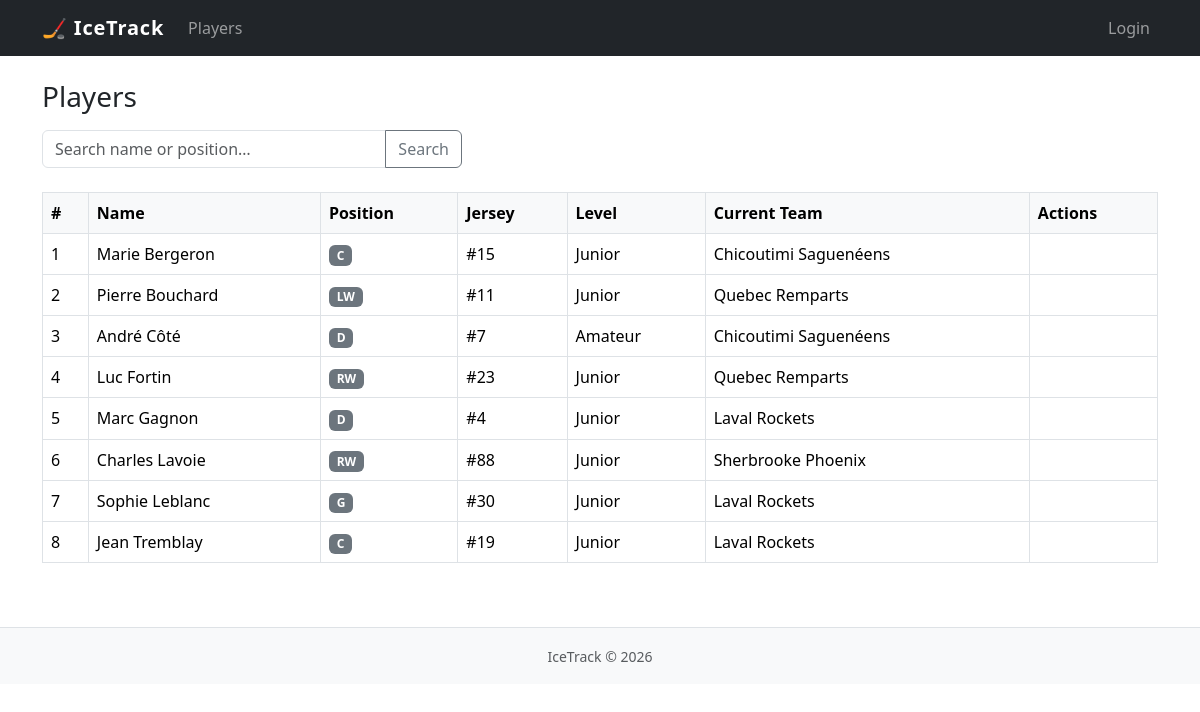
Page /pages/public/players.php on the committed database.
### tables this page shows
CREATE TABLE `players` (
  `player_id` BIGINT PRIMARY KEY NOT NULL AUTO_INCREMENT,
  `first_name` VARCHAR(100) NOT NULL,
  `last_name` VARCHAR(100) NOT NULL,
  `position` VARCHAR(20) NOT NULL,
  `jersey_number` INT,
  `level` VARCHAR(30),
  CONSTRAINT `chk_players_position` CHECK (position IN ('C', 'LW', 'RW', 'D', 'G')),
  CONSTRAINT `chk_players_jersey` CHECK (jersey_number IS NULL OR (jersey_number >= 0 AND jersey_number <= 99))
);

CREATE TABLE `teams` (
  `team_id` BIGINT PRIMARY KEY NOT NULL AUTO_INCREMENT,
  `name` VARCHAR(150) NOT NULL,
  `slug` VARCHAR(180) NOT NULL,
  `home_city` VARCHAR(150) NOT NULL
);

### pages/public/players.php (called while the page is built, shortened)
<?php
require_once BASE_PATH . '/lib/auth.php';
$db = get_db();
$search = trim($_GET['q'] ?? '');
if ($search !== '') {
    $like = '%' . $search . '%';
    $stmt = $db->prepare(
        'SELECT p.player_id, p.first_name, p.last_name, p.position, p.jersey_number, p.level, t.name AS team_name
         FROM players p
         LEFT JOIN player_team_memberships m ON m.player_id = p.player_id AND m.end_date IS NULL
         LEFT JOIN teams t ON t.team_id = m.team_id
         WHERE p.first_name LIKE ? OR p.last_name LIKE ? OR p.position LIKE ?
         ORDER BY p.last_name, p.first_name'
    );
    $stmt->execute([$like, $like, $like]);
} else {
    $stmt = $db->prepare(
        'SELECT p.player_id, p.first_name, p.last_name, p.position, p.jersey_number, p.level, t.name AS team_name
         FROM players p
         LEFT JOIN player_team_memberships m ON m.player_id = p.player_id AND m.end_date IS NULL
         LEFT JOIN teams t ON t.team_id = m.team_id
         ORDER BY p.last_name, p.first_name'
    );
    $stmt->execute();
}
$players = $stmt->fetchAll();
require BASE_PATH . '/views/public/players.php';

### lib/auth.php (called while the page is built, shortened)
<?php
function current_user(): ?array
{
    return $_SESSION['user'] ?? null;
}

### views/public/players.php (the view, shortened to what this page needs)
<?php require_once BASE_PATH . '/partials/header.php';
render_flash(); ?>
<div class="d-flex align-items-center justify-content-between mb-3">
  <h1 class="h3 mb-0">Players</h1>
</div>
<form method="get" action="" class="mb-4">
  <div class="input-group" style="max-width: 420px;">
    <input type="search" name="q" class="form-control" placeholder="Search name or position…"
      value="<?= htmlspecialchars($search, ENT_QUOTES, 'UTF-8') ?>">
    <button class="btn btn-outline-secondary" type="submit">Search</button>
  </div>
</form>
<?php if (empty($players)): ?>
  <div class="alert alert-info">No players found.</div>
<?php else: ?>
  <div class="table-responsive">
    <table class="table table-hover table-bordered align-middle">
      <thead>
        <tr>
          <th>#</th>
          <th>Name</th>
          <th>Position</th>
          <th>Jersey</th>
          <th>Level</th>
          <th>Current Team</th>
          <th>Actions</th>
        </tr>
      </thead>
      <tbody>
        <?php foreach ($players as $i => $p): ?>
          <tr>
            <td><?= $i + 1 ?></td>
            <td>
              <?= htmlspecialchars($p['first_name'] . ' ' . $p['last_name'], ENT_QUOTES, 'UTF-8') ?>
            </td>
            <td>
              <span class="badge bg-secondary">
                <?= htmlspecialchars($p['position'], ENT_QUOTES, 'UTF-8') ?>
              </span>
            </td>
            <td>
              <?= $p['jersey_number'] !== null ? '#' . (int) $p['jersey_number'] : '—' ?>
            </td>
            <td>
              <?= $p['level'] ? htmlspecialchars($p['level'], ENT_QUOTES, 'UTF-8') : '—' ?>
            </td>
            <td>
              <?= $p['team_name']
                ? htmlspecialchars($p['team_name'], ENT_QUOTES, 'UTF-8')
                : '<span class="text-muted">—</span>' ?>
            </td>
            <td>
            </td>
          </tr>
        <?php endforeach; ?>
      </tbody>
    </table>
  </div>
<?php endif; ?>
<?php require_once BASE_PATH . '/partials/footer.php'; ?>

### partials/header.php (shortened to what this page needs)
<?php
$_user = current_user();
?>
<!DOCTYPE html>
<html lang="en">
<head>
    <link href="https://cdn.jsdelivr.net/npm/bootstrap@5.3.3/dist/css/bootstrap.min.css" rel="stylesheet">
</head>
<body>
    <nav class="navbar navbar-expand-md navbar-dark bg-dark mb-4">
        <div class="container">
            <a class="navbar-brand" href="<?= BASE_URL ?>/index.php">&#x1F3D2; IceTrack</a>
            <div class="collapse navbar-collapse" id="navMenu">
                <ul class="navbar-nav me-auto">
                    <li class="nav-item">
                        <a class="nav-link" href="<?= BASE_URL ?>/pages/public/players.php">Players</a>
                    </li>
                </ul>
                <ul class="navbar-nav ms-auto">
                    <?php if ($_user): ?>
                        <?php if ($_user['role'] === 'admin'): ?>
                            <li class="nav-item dropdown">
                                <a class="nav-link dropdown-toggle" href="#" id="adminMenu" data-bs-toggle="dropdown"
                                    aria-expanded="false">Admin</a>
                                <ul class="dropdown-menu dropdown-menu-end" aria-labelledby="adminMenu">
                                    <li><a class="dropdown-item" href="<?= BASE_URL ?>/pages/admin/players/create.php">Add
                                            Player</a></li>
                                </ul>
                            </li>
                        <?php endif; ?>
                        <li class="nav-item">
                            <span class="nav-link text-secondary">
                                <?= htmlspecialchars($_user['display_name'], ENT_QUOTES, 'UTF-8') ?>
                            </span>
                        </li>
                        <li class="nav-item">
                            <a class="nav-link" href="<?= BASE_URL ?>/pages/auth/logout.php">Logout</a>
                        </li>
                    <?php else: ?>
                        <li class="nav-item">
                            <a class="nav-link" href="<?= BASE_URL ?>/pages/auth/login.php">Login</a>
                        </li>
                    <?php endif; ?>
                </ul>
            </div>
        </div>
    </nav>
    <main class="container">

### partials/footer.php (shortened to what this page needs)
</main>
<footer class="bg-light text-center text-muted py-3 mt-5 border-top">
  <div class="container">
    <small>IceTrack &copy; <?= date('Y') ?></small>
  </div>
</footer>
</body>
</html>

### partials/header.php (style rules this page uses)
.navbar-brand { font-weight: 700; letter-spacing: .04em; }
.table th { background-color: #f8f9fa; }
body { padding-bottom: 4rem; }

### rows in the picture
players: first_name+last_name "Marie Bergeron", position "C", jersey_number "15", level "Junior", teams.name "Chicoutimi Saguenéens"
players: first_name+last_name "Pierre Bouchard", position "LW", jersey_number "11", level "Junior", teams.name "Quebec Remparts"
players: first_name+last_name "André Côté", position "D", jersey_number "7", level "Amateur", teams.name "Chicoutimi Saguenéens"
players: first_name+last_name "Luc Fortin", position "RW", jersey_number "23", level "Junior", teams.name "Quebec Remparts"
players: first_name+last_name "Marc Gagnon", position "D", jersey_number "4", level "Junior", teams.name "Laval Rockets"
players: first_name+last_name "Charles Lavoie", position "RW", jersey_number "88", level "Junior", teams.name "Sherbrooke Phoenix"
players: first_name+last_name "Sophie Leblanc", position "G", jersey_number "30", level "Junior", teams.name "Laval Rockets"
players: first_name+last_name "Jean Tremblay", position "C", jersey_number "19", level "Junior", teams.name "Laval Rockets"
